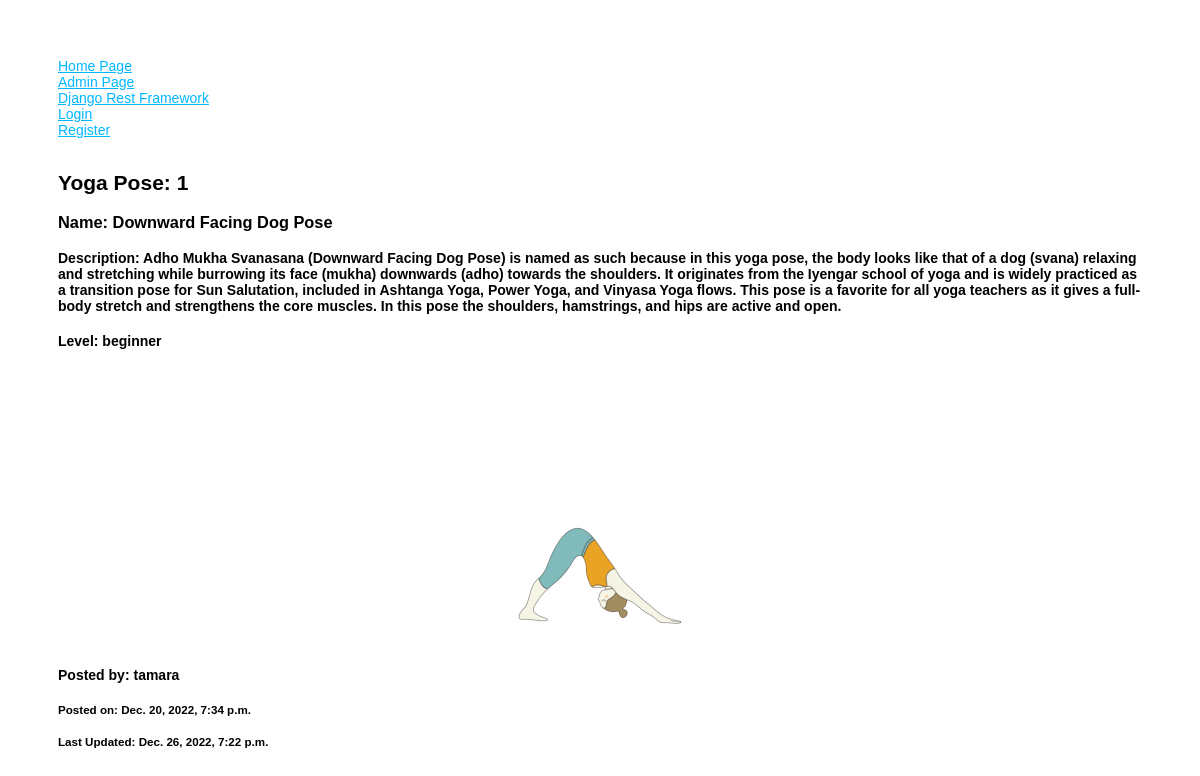
Page /yoga/1/ on the committed database.
### yogas/models.py (models this page shows, shortened)
class Yoga(models.Model):
    name = models.CharField(max_length=300)
    description = models.TextField(max_length=3000, null=True, blank=True)
    level = models.CharField (max_length=13, choices=LEVEL_CHOICES)
    image = models.ImageField(upload_to='upload/', default="")
    posted_by = models.ForeignKey(User, on_delete=models.SET_NULL, null=True)
    updated_at = models.DateTimeField(auto_now=True)
    created_at = models.DateTimeField(auto_now_add=True)
    @property
    def image_url(self):
        if self.image and hasattr(self.image, 'url'):
            return self.image.url

### yogas/views.py (the view)
# urls.py: path('yoga/<str:pk>/', views.yoga, name="yoga"),
def yoga(request, pk):
    yoga = Yoga.objects.get(id=pk)
    context = {
        "page_title": "Yoga Pose",
        "yoga": yoga,
    }
    return render(request, "yoga.html", context)

### yogas/templates/yoga.html (shortened to what this page needs)
{% extends "layout.html" %}
{% block content %}
<h2>Yoga Pose: {{ yoga.id }}</h2>
<h3>Name: {{ yoga.name }}</h3>
<h4>Description: {{ yoga.description }}</h4>
<h4>Level: {{ yoga.level }}</h4>
{% if yoga.image %}
    <p align="center"><img src="{{ yoga.image_url|default_if_none:'#' }}" /></p>
{% else %}
    <h3>No image to display</h3>
{% endif %}
<h4>Posted by: {{ yoga.posted_by }}</h4>
<h5>Posted on: {{ yoga.created_at }}</h5>
<h5>Last Updated: {{ yoga.updated_at }}</h5>
{% endblock %}

### yogas/templates/layout.html (shortened to what this page needs)
{% load static %}
<!DOCTYPE html>
<html lang="en">
<link rel="stylesheet" href="{% static 'style.css' %}">
<head>
</head>
<body>
    {% include "navbar.html" %}
    {% block content %}
    {% endblock %}
</body>
</html>

### yogas/templates/navbar.html
<a href="/">Home Page</a>
<br>
<a href="/admin">Admin Page</a>
<br>
<a href="/api">Django Rest Framework</a>
<br>
{% if request.user.is_authenticated %}
    <a href="{% url 'logout' %}">Logout</a>
    <br>
    <a href="/add_yoga">Add New Yoga Pose</a>
    <br>
{% else %}
    <a href="{% url 'login' %}">Login</a>
    <br>
    <a href="{% url 'register' %}">Register</a>
    <br>
{% endif %}
<br>

### yogas/static/style.css (style rules this page uses)
body { padding: 50px; font: 14px "Lucida Grande", Helvetica, Arial, sans-serif; }
a { color: #00B7FF; }

### rows in the picture
Yoga: id "1", name "Downward Facing Dog Pose", description "Adho Mukha Svanasana (Downward Facing Dog Pose) is named as such because in this yoga pose, the body looks like that of a dog (svana) relaxing and stretching while burrowing its face (mukha) downwards (adho) towards the shoulders. It originates from the Iyengar school of yoga and is widely practiced as a transition pose for Sun Salutation, included in Ashtanga Yoga, Power Yoga, and Vinyasa Yoga flows. This pose is a favorite for all yoga teachers as it gives a full-body stretch and strengthens the core muscles. In this pose the shoulders, hamstrings, and hips are active and open.", level "beginner", image_url (picture), posted_by "tamara", created_at "Dec. 20, 2022, 7:34 p.m.", updated_at "Dec. 26, 2022, 7:22 p.m."
